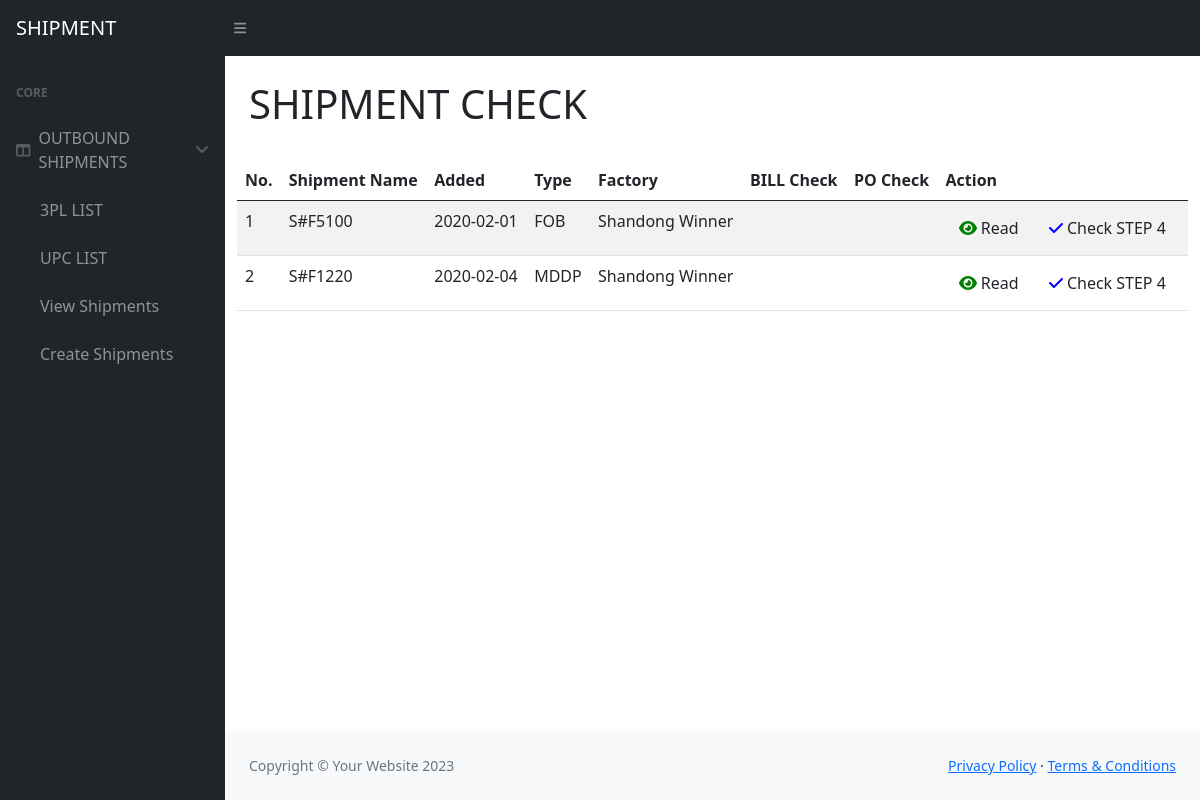
The app's page /index.php/billcheck, older data.
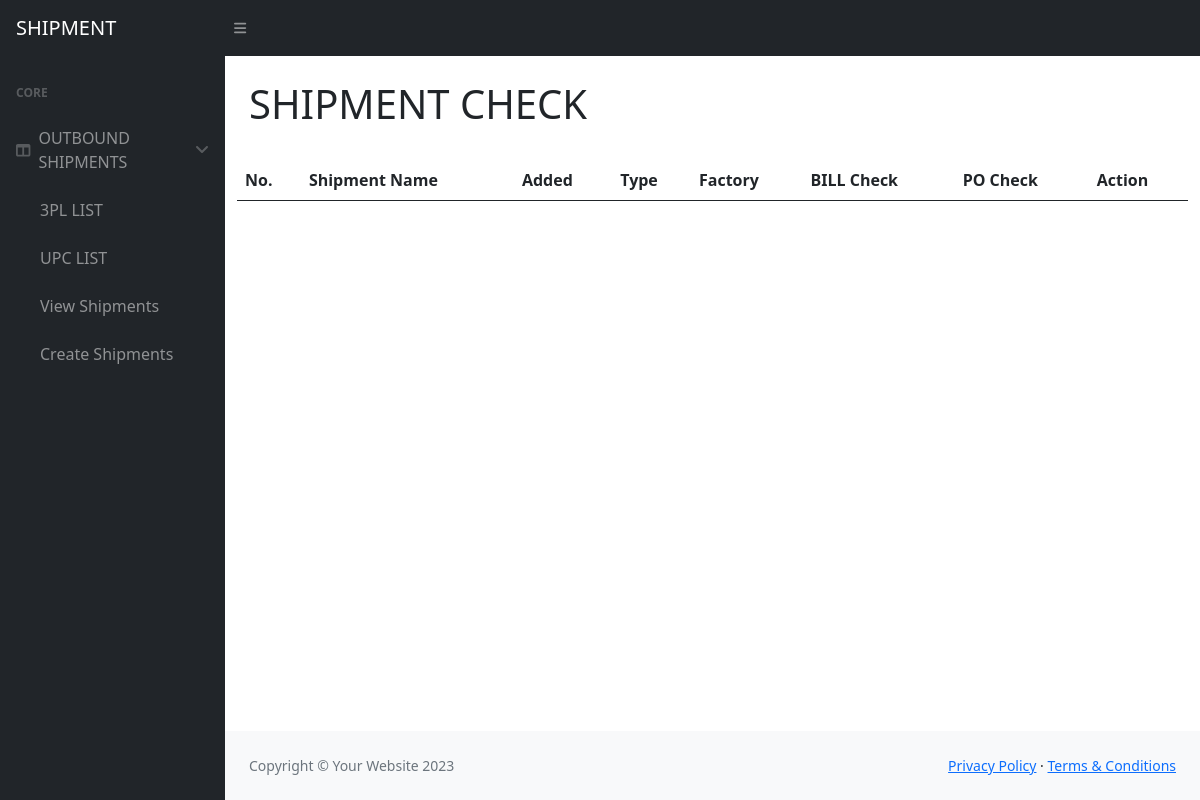
The same page, newer data.
### tables this page shows
CREATE TABLE `shipment_header`  (
  `id` int NOT NULL AUTO_INCREMENT COMMENT 'id',
  `shipment_id` int NOT NULL COMMENT 'shipment id',
  `date_entered` date NULL DEFAULT NULL COMMENT 'DATA ENTERED',
  `shipment_type` varchar(11) NOT NULL COMMENT 'SHIPMENT TYPE',
  `factory` varchar(255) NULL DEFAULT NULL COMMENT 'FACTORY',
  `carrier` varchar(255) NULL DEFAULT NULL COMMENT 'CARRIERP',
  `bl` varchar(255) NULL DEFAULT NULL COMMENT 'BL#',
  `bill_date` date NULL DEFAULT NULL COMMENT 'BILL/INV DATE',
  `docs_date` date NULL DEFAULT NULL COMMENT 'DOCS RCVD DATE',
  `bill` varchar(255) NULL DEFAULT NULL COMMENT 'BILL#',
  `amount` double NULL DEFAULT NULL COMMENT 'AMOUNT',
  `created_at` timestamp NULL DEFAULT NULL COMMENT 'created date',
  `bill_check` int NOT NULL DEFAULT 0 COMMENT 'bill_check step4 0-non 1-active',
  `po_check` int NOT NULL DEFAULT 0 COMMENT 'po_check 0-non 1-active',
  PRIMARY KEY (`id`) USING BTREE,
  INDEX `shipment_id`(`shipment_id` ASC) USING BTREE,
  CONSTRAINT `shipment_header_ibfk_1` FOREIGN KEY (`shipment_id`) REFERENCES `shipment` (`id`) ON DELETE CASCADE ON UPDATE RESTRICT
);

CREATE TABLE `shipment`  (
  `id` int NOT NULL AUTO_INCREMENT COMMENT 'id',
  `name` varchar(255) NOT NULL COMMENT 'folder name',
  `input_1_name` varchar(255) NULL DEFAULT NULL COMMENT 'Bill of Lading file name',
  `input_2_name` varchar(255) NULL DEFAULT NULL COMMENT 'Invoice name',
  `input_3_name` varchar(255) NULL DEFAULT NULL COMMENT 'packging list file name',
  `input_4_name` varchar(255) NULL DEFAULT NULL COMMENT 'other file name',
  `comment` varchar(255) NULL DEFAULT NULL COMMENT 'comment',
  `created_at` time NULL DEFAULT NULL COMMENT 'created date',
  `show_flag` tinyint NOT NULL DEFAULT 1 COMMENT '1-show 0-hide',
  `out_1_name` varchar(255) NULL DEFAULT NULL COMMENT 'SHIPMENT FILE',
  `out_2_name` varchar(255) NULL DEFAULT NULL COMMENT 'MASTER FILE IMPORT FILE',
  `out_3_name` varchar(255) NULL DEFAULT NULL COMMENT 'Receiver Upload',
  `out_4_name` varchar(255) NULL DEFAULT NULL COMMENT 'PL S',
  PRIMARY KEY (`id`) USING BTREE
);

### application/controllers/BillCheck.php (called while the page is built, shortened)
<?php
class Billcheck extends CI_Controller {
	public function __construct()
    {
        $this->load->database();
        $this->load->helper('url');
        $this->load->library('session');
        $this->load->library('form_validation');
		$this->load->model('Header_model');
        $this->load->model('Shipment_model');
        $this->load->model('Details_model');
    }
	public function index()
	{
        $data = array(
            'headerList' => $this->Header_model->getindex(),
        );
		$this->load->view('layout/header');
		$this->load->view('billcheck/index', $data);
		$this->load->view('layout/footer');
	}
}

### index.php (called while the page is built, shortened)
<?php
require_once BASEPATH.'core/CodeIgniter.php';

### application/models/Header_model.php (called while the page is built, shortened)
<?php
class Header_model extends CI_Model {
	public function getindex()
	{
        $query = $this->db->query(
            'SELECT
                shipment.`name` as name,
                shipment_header.*
            from shipment_header
            LEFT JOIN shipment
                on shipment_header.shipment_id = shipment.id'
        );
        if ($query->num_rows() > 0) {
            return $query->result();
        } else {
            return false;
        }
    }
}

### application/views/billcheck/index.php (the view, shortened to what this page needs)
<h1 class="mt-4">SHIPMENT CHECK</h1>
<div class="row">
    <table id="check-table" class="table table-striped table-hover">
        <thead>
            <tr>
                <th>No.</th>
                <th>Shipment Name</th>
                <th>Added</th>
                <th>Type</th>
                <th>Factory</th>
                <th>BILL Check</th>
                <th>PO Check</th>
                <th>Action</th>
            </tr>
        </thead>
        <tbody>
            <?php
                $no = 1;
                if ($headerList != false) {
                    foreach ($headerList as $header) {
                        echo '<tr>';
                        echo '<td>'.$no++.'</td>';
                        echo '<td>'.$header->name.'</td>';
                        echo '<td>'.$header->date_entered.'</td>';
                        echo '<td>'.$header->shipment_type.'</td>';
                        echo '<td>'.$header->factory.'</td>';
                        echo '<td>'.($header->bill_check==1 ? '<i class="fa-solid fa-check" style="color: #2df41f;"></i>' :'').'</td>';
                        echo '<td>'.($header->po_check==1 ? '<i class="fa-solid fa-check" style="color: #2df41f;"></i>' :'').'</td>';
                        echo '<td>
                            <a class="btn" href="./setheader/read/'.$header->id.'">
                                <i class="fa-solid fa-eye" style="color: green;"></i>
                                Read
                            </a>
                            <a class="btn" href="./billcheck/edit/'.$header->id.'">
                                <i class="fa-solid fa-check fa-beat-fade" style="color: blue;"></i>
                                Check STEP 4
                            </a>
                        </td>';
                        echo '</tr>';
                    }
                }
            ?>
        </tbody>
    </table>
</div>

Row changes from the older to the newer data that the page shows:
removed shipment_header: shipment.name "S#F5100", date_entered "2020-02-01", shipment_type "FOB", factory "Shandong Winner"
removed shipment_header: shipment.name "S#F1220", date_entered "2020-02-04", shipment_type "MDDP", factory "Shandong Winner"
